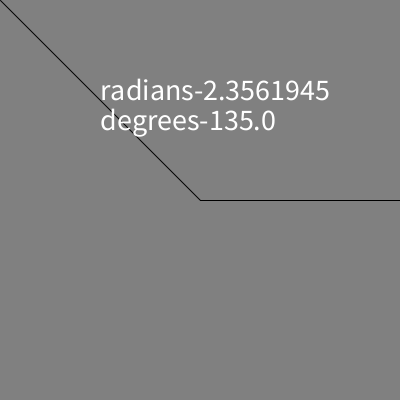
Frame 1 (no input)
Frame 60 (the mouse pressed at the canvas centre just before this capture): identical to frame 1, image omitted
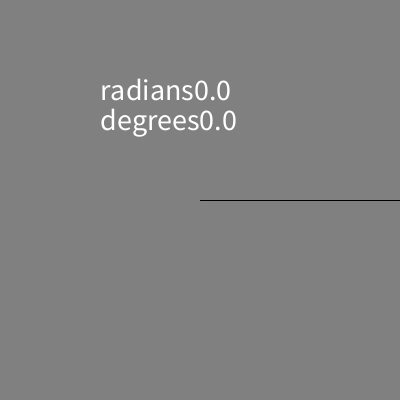
Frame 120 (the mouse held since frame 60 and released just before this capture)

The Processing sketch that drew these frames (run headless with seeded random() and noise(); from frame 60 on, the mouse is pressed at the canvas centre):

// Processing sketch: week05_3_atan2_dy_dx_text_radians_degrees
// ── week05_3_atan2_dy_dx_text_radians_degrees.pde
//week05_3_atan2_dy_dx_text_radians_degrees
//degrees vs, radians
void setup(){
   size(400,400);
}
void draw(){
   background(128);
   line(200,200,400,200);
   line(200,200,mouseX,mouseY);
   float dx=mouseX-200,dy=mouseY-200;
   float a=atan2(dy,dx);//可找到arc弧的radians
   //atan2 出來的值介於-PI...+PI
   arc(200,200,200,200,0,a,PIE);
   textSize(30);
   text("radians"+a,100,100);// 弧度/弳度
   text("degrees"+degrees(a),100,130);//degrees 度
}
